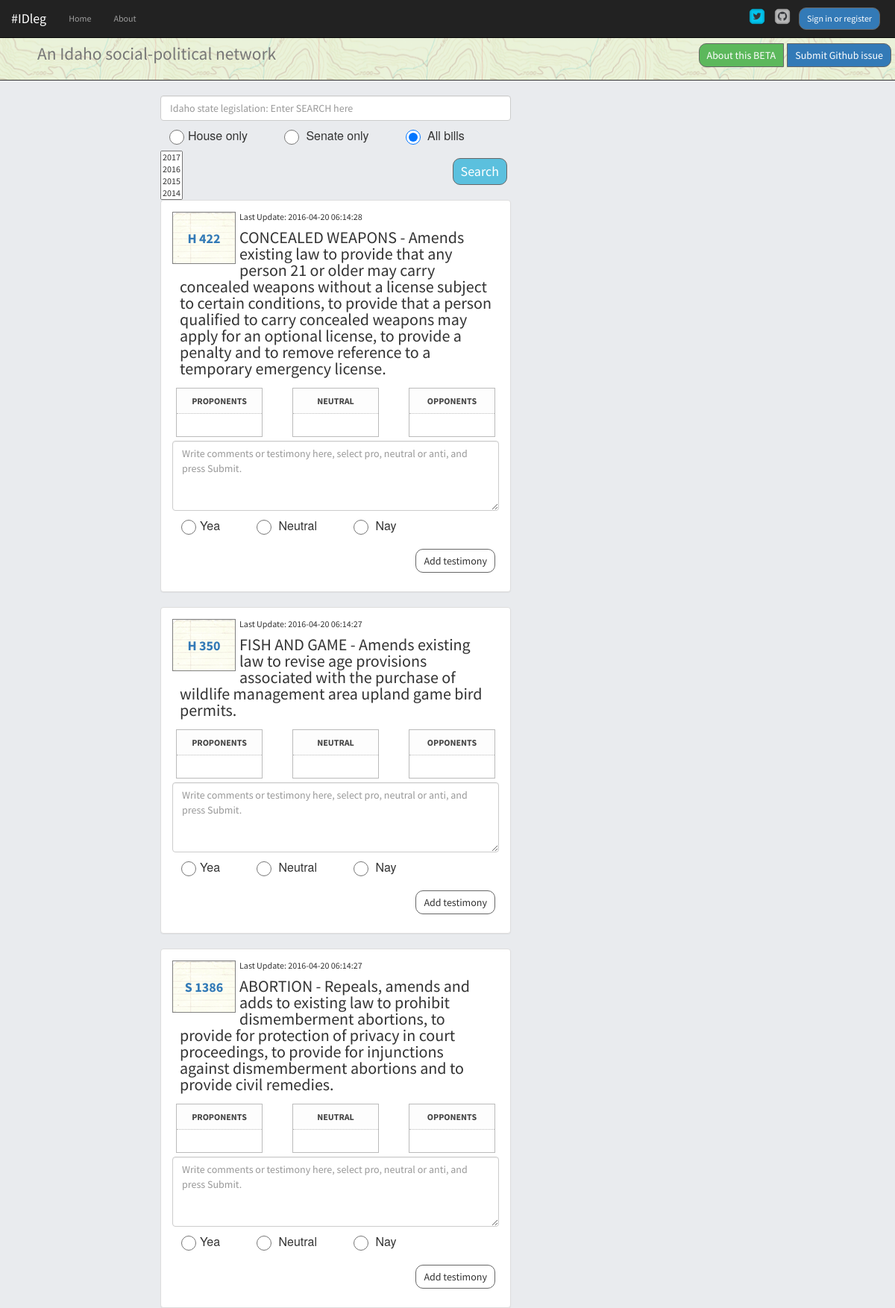
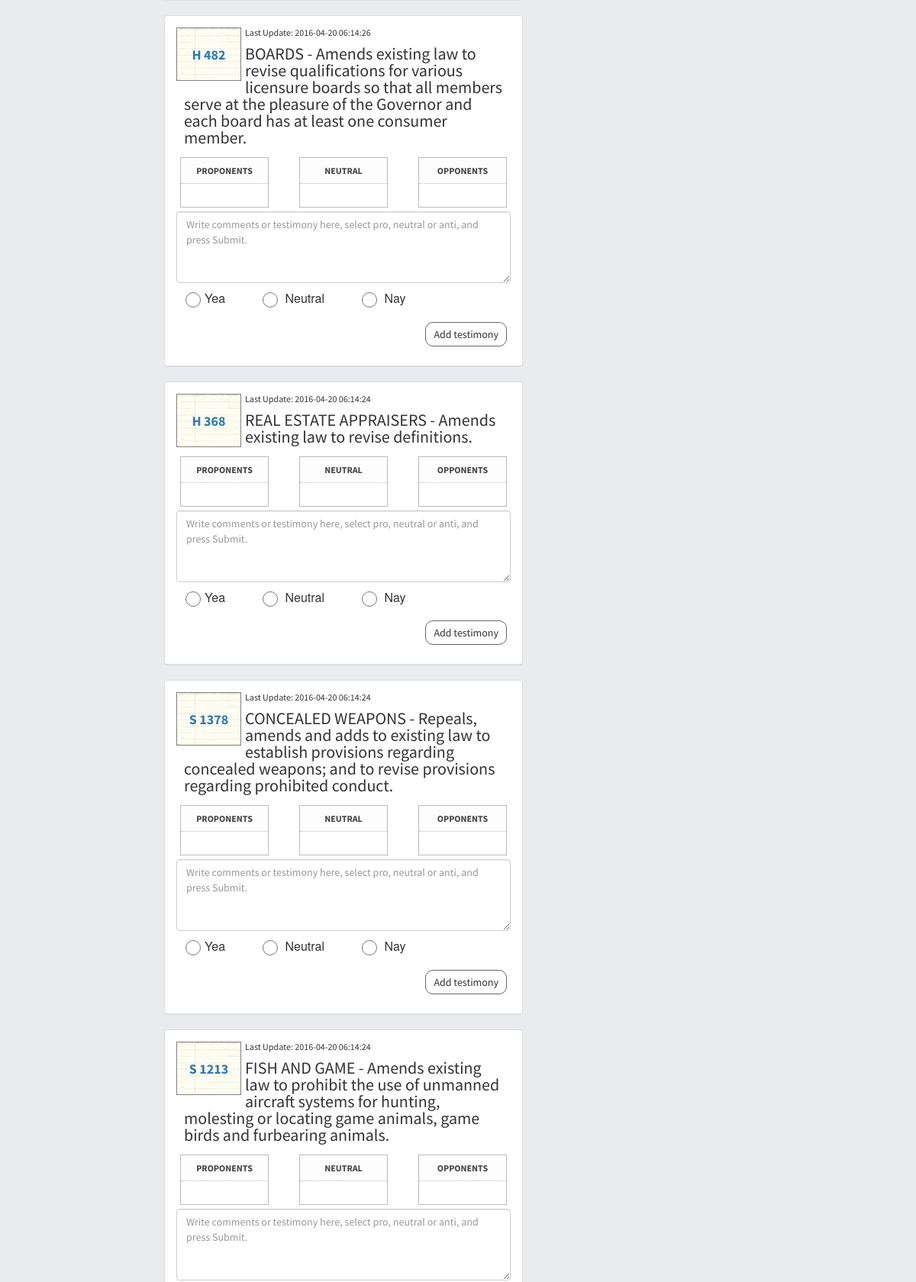
The page /index/3 (upper part) on the database its author committed (2 pictures, top to bottom).
### app/idleg/models.py (models this page shows, shortened)
class Bill(db.Model):
  __searchable__ = ['bill_name','title','bill_id']
  bill_id = db.Column(db.String(6)) #i.e. H 572
  year = db.Column(db.String(4))
  title = db.Column(db.Text) #Title and Descrip
  bill_name = db.Column(db.String(9), primary_key=True) #unique bill ID from Sunlight
  last_updated = db.Column(db.Text)
  votes_for = db.Column(db.Integer)
  votes_against = db.Column(db.Integer)
  comments = db.relationship('Comment', backref='bill_name', lazy='dynamic')

### app/idleg/views.py (the view)
@idleg.route('/', methods=['GET','POST'])
@idleg.route('/index', methods=['GET','POST'])
@idleg.route('/home', methods=['GET','POST'])
@idleg.route('/index/<int:page>', methods=['GET','POST'])
@cache.cached(timeout=60)
def home(page=1):
  rform = RegistrationForm(request.form)
  lform = LoginForm(request.form)
  comment_form = CommentForm(request.form)
  search_form = SearchForm(request.form)
  id_bills = Bill.query.order_by(desc(Bill.last_updated)).paginate(page, 10, False)
  return render_template('home.html', user=current_user, id_bills=id_bills, lform=lform, comment_form=comment_form, search_form=search_form, rform=rform)

### app/idleg/models.py
class RegistrationForm(Form):
  username = TextField('Username', [InputRequired()])
  email = StringField('Email Address', [InputRequired()])
  password = PasswordField('Password', [validators.DataRequired(), validators.EqualTo('confirm', message='Passwords must match')])
  confirm = PasswordField('Confirm Password', [InputRequired()])

class LoginForm(Form):
  username = TextField('Username', [InputRequired()])
  password = PasswordField('Password', [InputRequired()])

### app/idleg/views.py (called while the page is built)
@idleg.before_request
def get_current_user():
  g.user = current_user

### app/templates/home.html
{% extends 'base.html' %}
{% block container %}
  {% include 'bill_list.html' %}
{% endblock %}

### app/templates/bill_list.html (shortened to what this page needs)
{% block container %}
    <div class="col-md-2"></div>
      <div class="col-md-5">
          <form action="{{ url_for('idleg.search') }}" method="POST" role="search" id="searchTerm">
                  {{ search_form.search(placeholder="Idaho state legislation: Enter SEARCH here", class="form-control") }}
              {{ search_form.house(class="radio-inline", type="radio") }}
              {{ search_form.year(class="selectpicker", type="dropdown", title="Select years (default = 2017)", id='selForm') }}
              <button id="submitsearch" type="submit" value="submit" class="btn btn-info btn-lg pull-right">Search</button>
          </form>
      <div class="list">
      {% for bill in id_bills.items %}
        <div class="panel panel-default">
          <div class="panel-body">
                <div><span class="billimage"><a href={{ url_for('idleg.bills', bill_deet=bill.bill_name) }}>{% print bill.bill_id %}</a></span></div>
                <div class="lastaction">Last Update: {% print bill.last_updated %}</div>
                <div class="billsummary">{% print bill.title %}</div>
            <div class="row">
              <div class="col-md-4">
                <div class="detailBox">
                  <div class="titleBox">
                    <label>Proponents</label>
                  </div>
                 <div class="actionBox">
                </div>
              </div>
            </div>
              <div class="col-md-4">
                <div class="detailBox">
                  <div class="titleBox">
                    <label>Neutral</label>
                  </div>
                 <div class="actionBox">
                </div>
              </div>
            </div>
              <div class="col-md-4">
                <div class="detailBox">
                  <div class="titleBox">
                    <label>Opponents</label>
                  </div>
                 <div class="actionBox">
                </div>
              </div>
            </div>
          </div>
              <div class="form-group">
                  <form role="form" id="comment-{{ bill.bill_id|replace(" ","") }}" class="commentForm">
                    {{ comment_form.comment(rows="4", placeholder="Write comments or testimony here, select pro, neutral or anti, and press Submit.", class="form-control") }}
                    <div class="form-group">{{ comment_form.position(class="radio-inline", type="radio") }}
                      <button id="submitcomment" type="submit" class="btn pull-right btn-default">Add testimony</button></div>
                  </form>
              </div>
              </div>
            </div>
          {% endfor %}
      </div>
  </div>
{% endblock %}

### app/static/css/styles.css (style rules this page uses)
body { background-color: #e9ebee; }
body { font-family: 'Source Sans Pro', Helvetica, sans-serif; font-size: 12px; line-height: 1.3rem; font-weight: 400; margin: 0; padding: 0; }
.form-group { position: relative; }
.btn { margin: 10px 5px 10px 5px; padding: 5px 10px; border-radius: 10px; border: solid 1px #666; display: block; float: left; cursor: pointer; }
#position label, #house label { padding:7px; font-weight: 200; margin: 3px 30px; }
#position li, #house li { display: inline; font: normal 12px/1.3 'helvetica neue', hevetica, arial; font-size: 16px; }
#position input[type=radio], #house input[type=radio] { border: 20px; width: 20px; height: 20px; margin: 12px; }
.radio-inline { padding-left: 0px; }
.billimage { background-image: url("../images/billpage.png"); position: relative; width: 85px; height: 70px; float: left; margin: 0px 5px 0px 0px; border: 1px solid gray; }
span.billimage { font-size: 1.5em; font-family: 'Source Sans Pro', Helvetica, sans-serif; font-weight: bold; line-height: 70px; padding: 0px 5px; text-align: center; }
.billsummary { font-size: 2.2rem; line-height: 2.2rem; padding:10px; }
.detailBox { border:1px solid #bbb; margin:5px; }
.titleBox { background-color:#fdfdfd; padding:10px; text-align: center; text-transform: uppercase; }
.titleBox label { color:#444; margin:0; display:inline-block; }
.actionBox { border-top:1px dotted #bbb; padding:10px; }

### rows shown on the page
Bill: bill "H 422", last_updated "2016-04-20 06:14:28", title "CONCEALED WEAPONS - Amends existing law to provide that any person 21 or older may carry concealed weapons without a license subject to certain conditions, to provide that a person qualified to carry concealed weapons may apply for an optional license, to provide a penalty and to remove reference to a temporary emergency license."
Bill: bill "H 350", last_updated "2016-04-20 06:14:27", title "FISH AND GAME - Amends existing law to revise age provisions associated with the purchase of wildlife management area upland game bird permits."
Bill: bill "S 1386", last_updated "2016-04-20 06:14:27", title "ABORTION - Repeals, amends and adds to existing law to prohibit dismemberment abortions, to provide for protection of privacy in court proceedings, to provide for injunctions against dismemberment abortions and to provide civil remedies."
Bill: bill "H 482", last_updated "2016-04-20 06:14:26", title "BOARDS - Amends existing law to revise qualifications for various licensure boards so that all members serve at the pleasure of the Governor and each board has at least one consumer member."
Bill: bill "H 368", last_updated "2016-04-20 06:14:24", title "REAL ESTATE APPRAISERS - Amends existing law to revise definitions."
Bill: bill "S 1378", last_updated "2016-04-20 06:14:24", title "CONCEALED WEAPONS - Repeals, amends and adds to existing law to establish provisions regarding concealed weapons; and to revise provisions regarding prohibited conduct."
Bill: bill "S 1213", last_updated "2016-04-20 06:14:24", title "FISH AND GAME - Amends existing law to prohibit the use of unmanned aircraft systems for hunting, molesting or locating game animals, game birds and furbearing animals."
